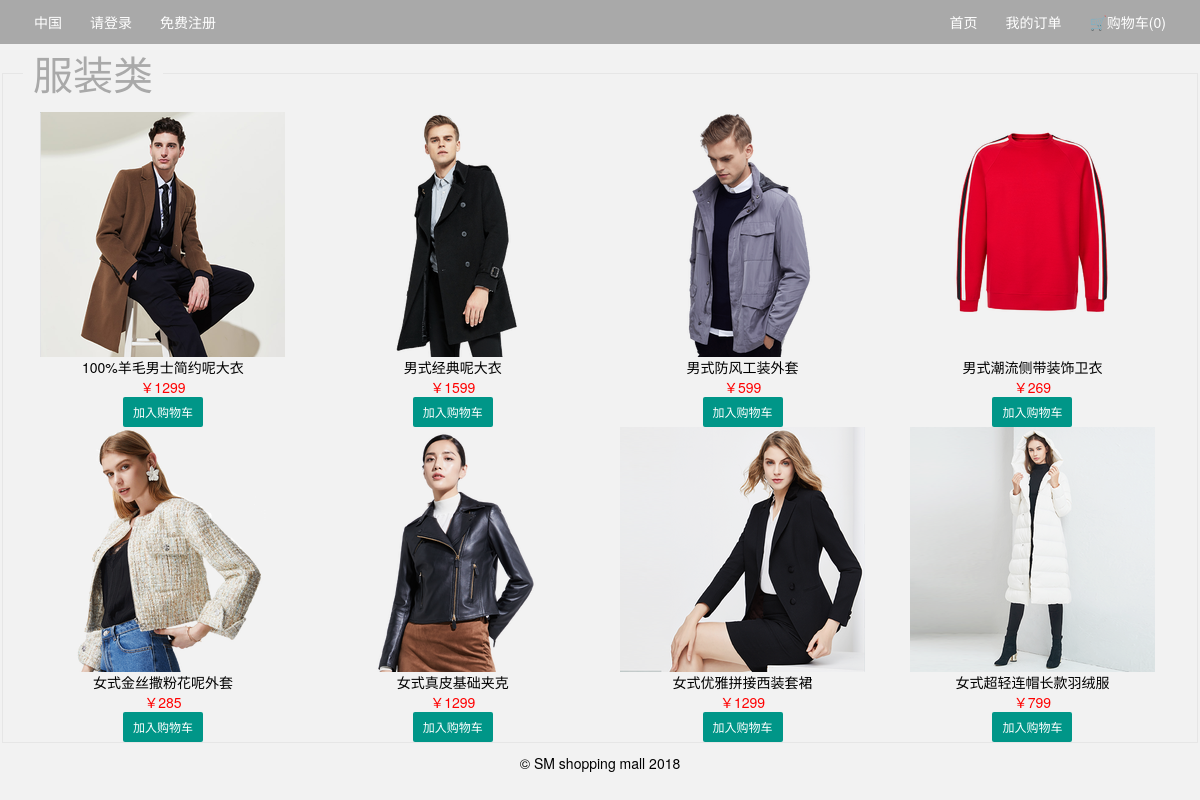
Screenshot of /list.php?cate_id=3 with the database file from the repository.
### tables this page shows
CREATE TABLE `cates` (
  `cate_id` int(10) unsigned NOT NULL AUTO_INCREMENT,
  `name` varchar(255) NOT NULL,
  PRIMARY KEY (`cate_id`)
);

CREATE TABLE `goods` (
  `good_id` int(10) unsigned NOT NULL AUTO_INCREMENT,
  `name` varchar(255) NOT NULL,
  `price` double NOT NULL,
  `cate_id` int(10) unsigned NOT NULL,
  `coverpic` varchar(255) NOT NULL,
  PRIMARY KEY (`good_id`)
);

### list.php (the view, shortened to what this page needs)
<?php
require_once 'common.php';
?>
<!DOCTYPE html>
<html lang="en">
<head>
    <link rel="stylesheet" type="text/css" href="css/test.css" />
    <link rel="stylesheet" href="res/layui/css/layui.css">
</head>
<body bgcolor="#f2f2f2">
<div class="ran">
    <?php
    require_once 'header.php';
    $cate = mysqli_fetch_array(mysqli_query($link,"select * from cates where cate_id=".intval($_GET['cate_id'])));
    ?>
</div>
<fieldset class="layui-elem-field">
    <legend><h1 style="color:#A9A9A9;font-family:华文新魏 "><?=$cate['name']?></h1></legend>
    <div class="layui-field-box goodslist">
        <ul>
            <?php
            $rs = mysqli_query($link,"select * from goods where cate_id={$cate['cate_id']}");
            while($row=mysqli_fetch_assoc($rs)){
                echo "<li><form method='post'>
                    <input type='hidden' name='good_id' value='{$row['good_id']}' />
                    <img src=\"{$row['coverpic']}\"/>
                    <p>{$row['name']}</p>
                    <p style='color:red'>￥{$row['price']}</p>
                    <button type='submit' class='layui-btn layui-btn-sm' value='true' name='addtocart'>加入购物车</button>
                </form></li>";
            }
            ?>
        </ul>
    </div>
</fieldset>
</body>
<div class="layui-footer" style="left:0px;text-align: center">
    © SM shopping mall 2018
</div>

### res/layui/css/layui.css (style rules this page uses)
.layui-inline,img { display:inline-block;vertical-align:middle }
h1,h2,h3,h4,h5,h6 { font-weight:400 }
.layui-btn,.layui-edge,.layui-inline,img { vertical-align:middle }
.layui-btn,.layui-disabled,.layui-icon,.layui-unselect { -webkit-user-select:none;-ms-user-select:none;-moz-user-select:none }
blockquote,body,button,dd,div,dl,dt,form,h1,h2,h3,h4,h5,h6,input,li,ol,p,pre,td,textarea,th,ul { margin:0;padding:0;-webkit-tap-highlight-color:rgba(0,0,0,0) }
img { border:none }
li { list-style:none }
button,input,optgroup,option,select,textarea { font-family:inherit;font-size:inherit;font-style:inherit;font-weight:inherit;outline:0 }
body { line-height:24px;font:14px Helvetica Neue,Helvetica,PingFang SC,Tahoma,Arial,sans-serif }
.layui-btn,.layui-input,.layui-select,.layui-textarea,.layui-upload-button { outline:0;-webkit-appearance:none;transition:all .3s;-webkit-transition:all .3s;box-sizing:border-box }
.layui-elem-field { margin-bottom:10px;padding:0;border-width:1px;border-style:solid }
.layui-elem-field legend { margin-left:20px;padding:0 10px;font-size:20px;font-weight:300 }
.layui-field-box { padding:10px 15px }
.layui-badge-rim,.layui-colla-content,.layui-colla-item,.layui-collapse,.layui-elem-field,.layui-form-pane .layui-form-item[pane],.layui-form-pane .layui-form-label,.layui-input,.layui-layedit,.layui-layedit-tool,.layui-quote-nm,.layui-select,.layui-tab-bar,.layui-tab-card,.layui-tab-title,.layui-tab-title .layui-this:after,.layui-textarea { border-color:#e6e6e6 }
.layui-btn { display:inline-block;height:38px;line-height:38px;padding:0 18px;background-color:#009688;color:#fff;white-space:nowrap;text-align:center;font-size:14px;border:none;border-radius:2px;cursor:pointer }
.layui-btn-sm { height:30px;line-height:30px;padding:0 10px;font-size:12px }

### list.php (style rules this page uses)
.ran { width:100%; text-align: center; }
.goodslist li { float:left; width:24.9%; text-align:center; }

### rows the page displays
cates: name "服装类"
goods: coverpic (picture), name "100%羊毛男士简约呢大衣", price "1299"
goods: coverpic (picture), name "男式经典呢大衣", price "1599"
goods: coverpic (picture), name "男式防风工装外套", price "599"
goods: coverpic (picture), name "男式潮流侧带装饰卫衣", price "269"
goods: coverpic (picture), name "女式金丝撒粉花呢外套", price "285"
goods: coverpic (picture), name "女式真皮基础夹克", price "1299"
goods: coverpic (picture), name "女式优雅拼接西装套裙", price "1299"
goods: coverpic (picture), name "女式超轻连帽长款羽绒服", price "799"

### other values shown
count($_SESSION['cart']) "0"
